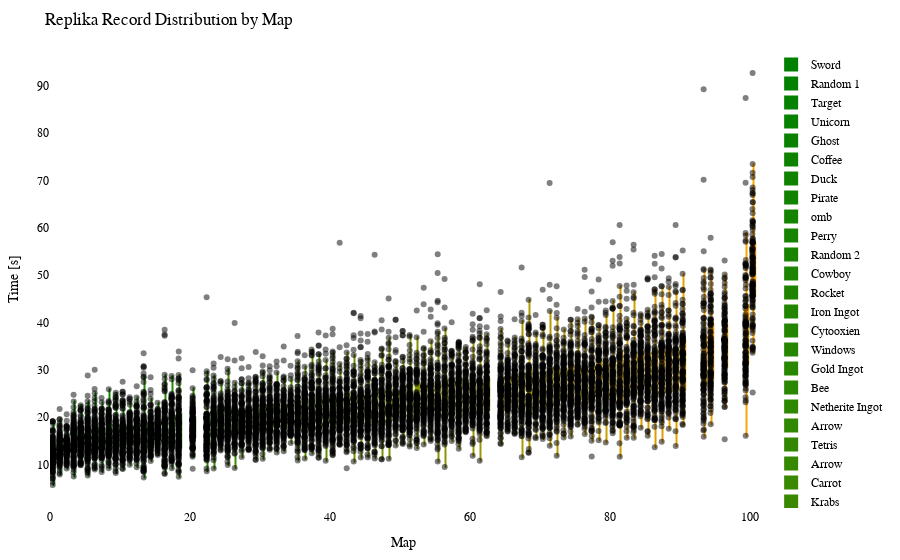

This figure's notebook cell:
### Code cell
import plotly.graph_objects as go
import plotly.io as pio
from matplotlib.colors import LinearSegmentedColormap, to_hex

df = getRecordsDataframe(minigame="Replika")

# sort df columns by mean value 
df = df.reindex(df.mean().sort_values().index, axis=1)

# drop sum column
df = df.drop(columns=["Sum"])

# replace 25 with NaN
df = df.replace(25, np.nan)

# remove "ms " from column names
df.columns = df.columns.str.replace('ms ', '')

# Exclude the first column (assuming it's the column you don't want to include)
df_to_html = df.iloc[:, 1:]

# Calculate the offset for centering the data points
num_columns = len(df_to_html.columns)
offset = 0.5

# Create a green to orange gradient
cmap = LinearSegmentedColormap.from_list("green_orange", ["green", "orange"])
colors = [to_hex(cmap(i / (num_columns - 1))) for i in range(num_columns)]

# Create a Swarm plot using Plotly
fig = go.Figure()

for i, (column, color) in enumerate(zip(df_to_html.columns, colors)):
    x_values = [i + offset] * len(df_to_html[column])  # Adjust x-values with offset for horizontal centering
    fig.add_trace(go.Box(x=x_values,
                         y=df_to_html[column],
                         name=column,
                         boxpoints='all',
                         pointpos=-0.5,  # Adjust point position to prevent overlapping
                         marker=dict(color='rgba(0,0,0,0.5)', size=6),  # Adjust marker color and size
                         line=dict(color=color),
                         fillcolor=color,
                         hovertext=df_to_html.index,
                         hoverinfo='name+text+y',
                         showlegend=True))

fig.update_layout(title="Replika Record Distribution by Map",
                  xaxis=dict(title="Map"),
                  yaxis=dict(title="Time [s]"),
                  showlegend=True,
                  font=dict(family="Arial", size=12, color="black"),  # Customize font
                  plot_bgcolor="white",  # Set background color
                  margin=dict(l=50, r=50, t=50, b=50),  # Adjust margins for better layout
                  )

# Show the figure
fig.show()

# Export the plot to an HTML file
pio.write_html(fig, "out/repl_swarm_plot.html")

### Figure 1 — Plotly figure (JSON) as saved in the notebook; plotly's stock layout.template omitted (floating-point values rounded to 4 significant figures; data arrays with more than 128 entries replaced by an {"elided": "..."} marker saying what was removed)
{"data": [{"boxpoints": "all", "fillcolor": "#008000", "hoverinfo": "name+text+y", "hovertext": {"elided": "217 str values"}, "line": {"color": "#008000"}, "marker": {"color": "rgba(0,0,0,0.5)", "size": 6}, "name": "Sword", "pointpos": -0.5, "showlegend": true, "type": "box", "x": {"elided": "217 float values"}, "y": {"elided": "217 float values"}}, {"boxpoints": "all", "fillcolor": "#028000", "hoverinfo": "name+text+y", "hovertext": {"elided": "217 str values"}, "line": {"color": "#028000"}, "marker": {"color": "rgba(0,0,0,0.5)", "size": 6}, "name": "Random 1", "pointpos": -0.5, "showlegend": true, "type": "box", "x": {"elided": "217 float values"}, "y": {"elided": "217 float values"}}, {"boxpoints": "all", "fillcolor": "#058100", "hoverinfo": "name+text+y", "hovertext": {"elided": "217 str values"}, "line": {"color": "#058100"}, "marker": {"color": "rgba(0,0,0,0.5)", "size": 6}, "name": "Target", "pointpos": -0.5, "showlegend": true, "type": "box", "x": {"elided": "217 float values"}, "y": {"elided": "217 float values"}}, {"boxpoints": "all", "fillcolor": "#078100", "hoverinfo": "name+text+y", "hovertext": {"elided": "217 str values"}, "line": {"color": "#078100"}, "marker": {"color": "rgba(0,0,0,0.5)", "size": 6}, "name": "Unicorn", "pointpos": -0.5, "showlegend": true, "type": "box", "x": {"elided": "217 float values"}, "y": {"elided": "217 float values"}}, {"boxpoints": "all", "fillcolor": "#0a8100", "hoverinfo": "name+text+y", "hovertext": {"elided": "217 str values"}, "line": {"color": "#0a8100"}, "marker": {"color": "rgba(0,0,0,0.5)", "size": 6}, "name": "Ghost", "pointpos": -0.5, "showlegend": true, "type": "box", "x": {"elided": "217 float values"}, "y": {"elided": "217 float values"}}, {"boxpoints": "all", "fillcolor": "#0c8200", "hoverinfo": "name+text+y", "hovertext": {"elided": "217 str values"}, "line": {"color": "#0c8200"}, "marker": {"color": "rgba(0,0,0,0.5)", "size": 6}, "name": "Coffee", "pointpos": -0.5, "showlegend": true, "type": "box", "x": {"elided": "217 float values"}, "y": {"elided": "217 float values"}}, {"boxpoints": "all", "fillcolor": "#0f8200", "hoverinfo": "name+text+y", "hovertext": {"elided": "217 str values"}, "line": {"color": "#0f8200"}, "marker": {"color": "rgba(0,0,0,0.5)", "size": 6}, "name": "Duck", "pointpos": -0.5, "showlegend": true, "type": "box", "x": {"elided": "217 float values"}, "y": {"elided": "217 float values"}}, {"boxpoints": "all", "fillcolor": "#118200", "hoverinfo": "name+text+y", "hovertext": {"elided": "217 str values"}, "line": {"color": "#118200"}, "marker": {"color": "rgba(0,0,0,0.5)", "size": 6}, "name": "Pirate", "pointpos": -0.5, "showlegend": true, "type": "box", "x": {"elided": "217 float values"}, "y": {"elided": "217 float values"}}, {"boxpoints": "all", "fillcolor": "#148300", "hoverinfo": "name+text+y", "hovertext": {"elided": "217 str values"}, "line": {"color": "#148300"}, "marker": {"color": "rgba(0,0,0,0.5)", "size": 6}, "name": "omb", "pointpos": -0.5, "showlegend": true, "type": "box", "x": {"elided": "217 float values"}, "y": {"elided": "217 float values"}}, {"boxpoints": "all", "fillcolor": "#178300", "hoverinfo": "name+text+y", "hovertext": {"elided": "217 str values"}, "line": {"color": "#178300"}, "marker": {"color": "rgba(0,0,0,0.5)", "size": 6}, "name": "Perry", "pointpos": -0.5, "showlegend": true, "type": "box", "x": {"elided": "217 float values"}, "y": {"elided": "217 float values"}}, {"boxpoints": "all", "fillcolor": "#198400", "hoverinfo": "name+text+y", "hovertext": {"elided": "217 str values"}, "line": {"color": "#198400"}, "marker": {"color": "rgba(0,0,0,0.5)", "size": 6}, "name": "Random 2", "pointpos": -0.5, "showlegend": true, "type": "box", "x": {"elided": "217 float values"}, "y": {"elided": "217 float values"}}, {"boxpoints": "all", "fillcolor": "#1c8400", "hoverinfo": "name+text+y", "hovertext": {"elided": "217 str values"}, "line": {"color": "#1c8400"}, "marker": {"color": "rgba(0,0,0,0.5)", "size": 6}, "name": "Cowboy", "pointpos": -0.5, "showlegend": true, "type": "box", "x": {"elided": "217 float values"}, "y": {"elided": "217 float values"}}, {"boxpoints": "all", "fillcolor": "#1e8400", "hoverinfo": "name+text+y", "hovertext": {"elided": "217 str values"}, "line": {"color": "#1e8400"}, "marker": {"color": "rgba(0,0,0,0.5)", "size": 6}, "name": "Rocket", "pointpos": -0.5, "showlegend": true, "type": "box", "x": {"elided": "217 float values"}, "y": {"elided": "217 float values"}}, {"boxpoints": "all", "fillcolor": "#218500", "hoverinfo": "name+text+y", "hovertext": {"elided": "217 str values"}, "line": {"color": "#218500"}, "marker": {"color": "rgba(0,0,0,0.5)", "size": 6}, "name": "Iron Ingot", "pointpos": -0.5, "showlegend": true, "type": "box", "x": {"elided": "217 float values"}, "y": {"elided": "217 float values"}}, {"boxpoints": "all", "fillcolor": "#238500", "hoverinfo": "name+text+y", "hovertext": {"elided": "217 str values"}, "line": {"color": "#238500"}, "marker": {"color": "rgba(0,0,0,0.5)", "size": 6}, "name": "Cytooxien", "pointpos": -0.5, "showlegend": true, "type": "box", "x": {"elided": "217 float values"}, "y": {"elided": "217 float values"}}, {"boxpoints": "all", "fillcolor": "#268600", "hoverinfo": "name+text+y", "hovertext": {"elided": "217 str values"}, "line": {"color": "#268600"}, "marker": {"color": "rgba(0,0,0,0.5)", "size": 6}, "name": "Windows", "pointpos": -0.5, "showlegend": true, "type": "box", "x": {"elided": "217 float values"}, "y": {"elided": "217 float values"}}, {"boxpoints": "all", "fillcolor": "#288600", "hoverinfo": "name+text+y", "hovertext": {"elided": "217 str values"}, "line": {"color": "#288600"}, "marker": {"color": "rgba(0,0,0,0.5)", "size": 6}, "name": "Gold Ingot", "pointpos": -0.5, "showlegend": true, "type": "box", "x": {"elided": "217 float values"}, "y": {"elided": "217 float values"}}, {"boxpoints": "all", "fillcolor": "#2b8600", "hoverinfo": "name+text+y", "hovertext": {"elided": "217 str values"}, "line": {"color": "#2b8600"}, "marker": {"color": "rgba(0,0,0,0.5)", "size": 6}, "name": "Bee", "pointpos": -0.5, "showlegend": true, "type": "box", "x": {"elided": "217 float values"}, "y": {"elided": "217 float values"}}, {"boxpoints": "all", "fillcolor": "#2e8700", "hoverinfo": "name+text+y", "hovertext": {"elided": "217 str values"}, "line": {"color": "#2e8700"}, "marker": {"color": "rgba(0,0,0,0.5)", "size": 6}, "name": "Netherite Ingot", "pointpos": -0.5, "showlegend": true, "type": "box", "x": {"elided": "217 float values"}, "y": {"elided": "217 float values"}}, {"boxpoints": "all", "fillcolor": "#308700", "hoverinfo": "name+text+y", "hovertext": {"elided": "217 str values"}, "line": {"color": "#308700"}, "marker": {"color": "rgba(0,0,0,0.5)", "size": 6}, "name": "Arrow", "pointpos": -0.5, "showlegend": true, "type": "box", "x": {"elided": "217 float values"}, "y": {"elided": "217x2 float values"}}, {"boxpoints": "all", "fillcolor": "#338700", "hoverinfo": "name+text+y", "hovertext": {"elided": "217 str values"}, "line": {"color": "#338700"}, "marker": {"color": "rgba(0,0,0,0.5)", "size": 6}, "name": "Tetris", "pointpos": -0.5, "showlegend": true, "type": "box", "x": {"elided": "217 float values"}, "y": {"elided": "217 float values"}}, {"boxpoints": "all", "fillcolor": "#358800", "hoverinfo": "name+text+y", "hovertext": {"elided": "217 str values"}, "line": {"color": "#358800"}, "marker": {"color": "rgba(0,0,0,0.5)", "size": 6}, "name": "Arrow", "pointpos": -0.5, "showlegend": true, "type": "box", "x": {"elided": "217 float values"}, "y": {"elided": "217x2 float values"}}, {"boxpoints": "all", "fillcolor": "#388800", "hoverinfo": "name+text+y", "hovertext": {"elided": "217 str values"}, "line": {"color": "#388800"}, "marker": {"color": "rgba(0,0,0,0.5)", "size": 6}, "name": "Carrot", "pointpos": -0.5, "showlegend": true, "type": "box", "x": {"elided": "217 float values"}, "y": {"elided": "217 float values"}}, {"boxpoints": "all", "fillcolor": "#3a8800", "hoverinfo": "name+text+y", "hovertext": {"elided": "217 str values"}, "line": {"color": "#3a8800"}, "marker": {"color": "rgba(0,0,0,0.5)", "size": 6}, "name": "Krabs", "pointpos": -0.5, "showlegend": true, "type": "box", "x": {"elided": "217 float values"}, "y": {"elided": "217 float values"}}, {"boxpoints": "all", "fillcolor": "#3d8900", "hoverinfo": "name+text+y", "hovertext": {"elided": "217 str values"}, "line": {"color": "#3d8900"}, "marker": {"color": "rgba(0,0,0,0.5)", "size": 6}, "name": "Cookie", "pointpos": -0.5, "showlegend": true, "type": "box", "x": {"elided": "217 float values"}, "y": {"elided": "217 float values"}}, {"boxpoints": "all", "fillcolor": "#408900", "hoverinfo": "name+text+y", "hovertext": {"elided": "217 str values"}, "line": {"color": "#408900"}, "marker": {"color": "rgba(0,0,0,0.5)", "size": 6}, "name": "Poppy", "pointpos": -0.5, "showlegend": true, "type": "box", "x": {"elided": "217 float values"}, "y": {"elided": "217 float values"}}, {"boxpoints": "all", "fillcolor": "#428a00", "hoverinfo": "name+text+y", "hovertext": {"elided": "217 str values"}, "line": {"color": "#428a00"}, "marker": {"color": "rgba(0,0,0,0.5)", "size": 6}, "name": "Koopa", "pointpos": -0.5, "showlegend": true, "type": "box", "x": {"elided": "217 float values"}, "y": {"elided": "217 float values"}}, {"boxpoints": "all", "fillcolor": "#458a00", "hoverinfo": "name+text+y", "hovertext": {"elided": "217 str values"}, "line": {"color": "#458a00"}, "marker": {"color": "rgba(0,0,0,0.5)", "size": 6}, "name": "Water Temple", "pointpos": -0.5, "showlegend": true, "type": "box", "x": {"elided": "217 float values"}, "y": {"elided": "217 float values"}}, {"boxpoints": "all", "fillcolor": "#478a00", "hoverinfo": "name+text+y", "hovertext": {"elided": "217 str values"}, "line": {"color": "#478a00"}, "marker": {"color": "rgba(0,0,0,0.5)", "size": 6}, "name": "Twitch", "pointpos": -0.5, "showlegend": true, "type": "box", "x": {"elided": "217 float values"}, "y": {"elided": "217 float values"}}, {"boxpoints": "all", "fillcolor": "#4a8b00", "hoverinfo": "name+text+y", "hovertext": {"elided": "217 str values"}, "line": {"color": "#4a8b00"}, "marker": {"color": "rgba(0,0,0,0.5)", "size": 6}, "name": "Pacman Ghost", "pointpos": -0.5, "showlegend": true, "type": "box", "x": {"elided": "217 float values"}, "y": {"elided": "217 float values"}}, {"boxpoints": "all", "fillcolor": "#4c8b00", "hoverinfo": "name+text+y", "hovertext": {"elided": "217 str values"}, "line": {"color": "#4c8b00"}, "marker": {"color": "rgba(0,0,0,0.5)", "size": 6}, "name": "Mario", "pointpos": -0.5, "showlegend": true, "type": "box", "x": {"elided": "217 float values"}, "y": {"elided": "217 float values"}}, {"boxpoints": "all", "fillcolor": "#4f8b00", "hoverinfo": "name+text+y", "hovertext": {"elided": "217 str values"}, "line": {"color": "#4f8b00"}, "marker": {"color": "rgba(0,0,0,0.5)", "size": 6}, "name": "Poke Ball", "pointpos": -0.5, "showlegend": true, "type": "box", "x": {"elided": "217 float values"}, "y": {"elided": "217 float values"}}, {"boxpoints": "all", "fillcolor": "#518c00", "hoverinfo": "name+text+y", "hovertext": {"elided": "217 str values"}, "line": {"color": "#518c00"}, "marker": {"color": "rgba(0,0,0,0.5)", "size": 6}, "name": "Diskette", "pointpos": -0.5, "showlegend": true, "type": "box", "x": {"elided": "217 float values"}, "y": {"elided": "217 float values"}}, {"boxpoints": "all", "fillcolor": "#548c00", "hoverinfo": "name+text+y", "hovertext": {"elided": "217 str values"}, "line": {"color": "#548c00"}, "marker": {"color": "rgba(0,0,0,0.5)", "size": 6}, "name": "Controller", "pointpos": -0.5, "showlegend": true, "type": "box", "x": {"elided": "217 float values"}, "y": {"elided": "217 float values"}}, {"boxpoints": "all", "fillcolor": "#578d00", "hoverinfo": "name+text+y", "hovertext": {"elided": "217 str values"}, "line": {"color": "#578d00"}, "marker": {"color": "rgba(0,0,0,0.5)", "size": 6}, "name": "Camera", "pointpos": -0.5, "showlegend": true, "type": "box", "x": {"elided": "217 float values"}, "y": {"elided": "217 float values"}}, {"boxpoints": "all", "fillcolor": "#598d00", "hoverinfo": "name+text+y", "hovertext": {"elided": "217 str values"}, "line": {"color": "#598d00"}, "marker": {"color": "rgba(0,0,0,0.5)", "size": 6}, "name": "House", "pointpos": -0.5, "showlegend": true, "type": "box", "x": {"elided": "217 float values"}, "y": {"elided": "217 float values"}}, {"boxpoints": "all", "fillcolor": "#5c8d00", "hoverinfo": "name+text+y", "hovertext": {"elided": "217 str values"}, "line": {"color": "#5c8d00"}, "marker": {"color": "rgba(0,0,0,0.5)", "size": 6}, "name": "Caterpie", "pointpos": -0.5, "showlegend": true, "type": "box", "x": {"elided": "217 float values"}, "y": {"elided": "217 float values"}}, {"boxpoints": "all", "fillcolor": "#5e8e00", "hoverinfo": "name+text+y", "hovertext": {"elided": "217 str values"}, "line": {"color": "#5e8e00"}, "marker": {"color": "rgba(0,0,0,0.5)", "size": 6}, "name": "YouTube", "pointpos": -0.5, "showlegend": true, "type": "box", "x": {"elided": "217 float values"}, "y": {"elided": "217 float values"}}, {"boxpoints": "all", "fillcolor": "#618e00", "hoverinfo": "name+text+y", "hovertext": {"elided": "217 str values"}, "line": {"color": "#618e00"}, "marker": {"color": "rgba(0,0,0,0.5)", "size": 6}, "name": "Sonic", "pointpos": -0.5, "showlegend": true, "type": "box", "x": {"elided": "217 float values"}, "y": {"elided": "217 float values"}}, {"boxpoints": "all", "fillcolor": "#638e00", "hoverinfo": "name+text+y", "hovertext": {"elided": "217 str values"}, "line": {"color": "#638e00"}, "marker": {"color": "rgba(0,0,0,0.5)", "size": 6}, "name": "Parrot", "pointpos": -0.5, "showlegend": true, "type": "box", "x": {"elided": "217 float values"}, "y": {"elided": "217 float values"}}, {"boxpoints": "all", "fillcolor": "#668f00", "hoverinfo": "name+text+y", "hovertext": {"elided": "217 str values"}, "line": {"color": "#668f00"}, "marker": {"color": "rgba(0,0,0,0.5)", "size": 6}, "name": "Chicken", "pointpos": -0.5, "showlegend": true, "type": "box", "x": {"elided": "217 float values"}, "y": {"elided": "217 float values"}}, {"boxpoints": "all", "fillcolor": "#688f00", "hoverinfo": "name+text+y", "hovertext": {"elided": "217 str values"}, "line": {"color": "#688f00"}, "marker": {"color": "rgba(0,0,0,0.5)", "size": 6}, "name": "Twitter", "pointpos": -0.5, "showlegend": true, "type": "box", "x": {"elided": "217 float values"}, "y": {"elided": "217 float values"}}, {"boxpoints": "all", "fillcolor": "#6b9000", "hoverinfo": "name+text+y", "hovertext": {"elided": "217 str values"}, "line": {"color": "#6b9000"}, "marker": {"color": "rgba(0,0,0,0.5)", "size": 6}, "name": "Excavator", "pointpos": -0.5, "showlegend": true, "type": "box", "x": {"elided": "217 float values"}, "y": {"elided": "217 float values"}}, {"boxpoints": "all", "fillcolor": "#6e9000", "hoverinfo": "name+text+y", "hovertext": {"elided": "217 str values"}, "line": {"color": "#6e9000"}, "marker": {"color": "rgba(0,0,0,0.5)", "size": 6}, "name": "Baby Yoda", "pointpos": -0.5, "showlegend": true, "type": "box", "x": {"elided": "217 float values"}, "y": {"elided": "217 float values"}}, {"boxpoints": "all", "fillcolor": "#709000", "hoverinfo": "name+text+y", "hovertext": {"elided": "217 str values"}, "line": {"color": "#709000"}, "marker": {"color": "rgba(0,0,0,0.5)", "size": 6}, "name": "Frog", "pointpos": -0.5, "showlegend": true, "type": "box", "x": {"elided": "217 float values"}, "y": {"elided": "217 float values"}}, {"boxpoints": "all", "fillcolor": "#739100", "hoverinfo": "name+text+y", "hovertext": {"elided": "217 str values"}, "line": {"color": "#739100"}, "marker": {"color": "rgba(0,0,0,0.5)", "size": 6}, "name": "of Meat", "pointpos": -0.5, "showlegend": true, "type": "box", "x": {"elided": "217 float values"}, "y": {"elided": "217 float values"}}, {"boxpoints": "all", "fillcolor": "#759100", "hoverinfo": "name+text+y", "hovertext": {"elided": "217 str values"}, "line": {"color": "#759100"}, "marker": {"color": "rgba(0,0,0,0.5)", "size": 6}, "name": "Egg", "pointpos": -0.5, "showlegend": true, "type": "box", "x": {"elided": "217 float values"}, "y": {"elided": "217 float values"}}, {"boxpoints": "all", "fillcolor": "#789100", "hoverinfo": "name+text+y", "hovertext": {"elided": "217 str values"}, "line": {"color": "#789100"}, "marker": {"color": "rgba(0,0,0,0.5)", "size": 6}, "name": "Fox", "pointpos": -0.5, "showlegend": true, "type": "box", "x": {"elided": "217 float values"}, "y": {"elided": "217 float values"}}, {"boxpoints": "all", "fillcolor": "#7a9200", "hoverinfo": "name+text+y", "hovertext": {"elided": "217 str values"}, "line": {"color": "#7a9200"}, "marker": {"color": "rgba(0,0,0,0.5)", "size": 6}, "name": "The Sea", "pointpos": -0.5, "showlegend": true, "type": "box", "x": {"elided": "217 float values"}, "y": {"elided": "217 float values"}}, {"boxpoints": "all", "fillcolor": "#7d9200", "hoverinfo": "name+text+y", "hovertext": {"elided": "217 str values"}, "line": {"color": "#7d9200"}, "marker": {"color": "rgba(0,0,0,0.5)", "size": 6}, "name": "Thinking 2", "pointpos": -0.5, "showlegend": true, "type": "box", "x": {"elided": "217 float values"}, "y": {"elided": "217 float values"}}, {"boxpoints": "all", "fillcolor": "#809300", "hoverinfo": "name+text+y", "hovertext": {"elided": "217 str values"}, "line": {"color": "#809300"}, "marker": {"color": "rgba(0,0,0,0.5)", "size": 6}, "name": "Thinking", "pointpos": -0.5, "showlegend": true, "type": "box", "x": {"elided": "217 float values"}, "y": {"elided": "217 float values"}}, {"boxpoints": "all", "fillcolor": "#829300", "hoverinfo": "name+text+y", "hovertext": {"elided": "217 str values"}, "line": {"color": "#829300"}, "marker": {"color": "rgba(0,0,0,0.5)", "size": 6}, "name": "Tree", "pointpos": -0.5, "showlegend": true, "type": "box", "x": {"elided": "217 float values"}, "y": {"elided": "217 float values"}}, {"boxpoints": "all", "fillcolor": "#859300", "hoverinfo": "name+text+y", "hovertext": {"elided": "217 str values"}, "line": {"color": "#859300"}, "marker": {"color": "rgba(0,0,0,0.5)", "size": 6}, "name": "ppHop 2", "pointpos": -0.5, "showlegend": true, "type": "box", "x": {"elided": "217 float values"}, "y": {"elided": "217 float values"}}, {"boxpoints": "all", "fillcolor": "#879400", "hoverinfo": "name+text+y", "hovertext": {"elided": "217 str values"}, "line": {"color": "#879400"}, "marker": {"color": "rgba(0,0,0,0.5)", "size": 6}, "name": "Up", "pointpos": -0.5, "showlegend": true, "type": "box", "x": {"elided": "217 float values"}, "y": {"elided": "217 float values"}}, {"boxpoints": "all", "fillcolor": "#8a9400", "hoverinfo": "name+text+y", "hovertext": {"elided": "217 str values"}, "line": {"color": "#8a9400"}, "marker": {"color": "rgba(0,0,0,0.5)", "size": 6}, "name": "Heart", "pointpos": -0.5, "showlegend": true, "type": "box", "x": {"elided": "217 float values"}, "y": {"elided": "217 float values"}}, {"boxpoints": "all", "fillcolor": "#8c9400", "hoverinfo": "name+text+y", "hovertext": {"elided": "217 str values"}, "line": {"color": "#8c9400"}, "marker": {"color": "rgba(0,0,0,0.5)", "size": 6}, "name": "Pizza", "pointpos": -0.5, "showlegend": true, "type": "box", "x": {"elided": "217 float values"}, "y": {"elided": "217 float values"}}, {"boxpoints": "all", "fillcolor": "#8f9500", "hoverinfo": "name+text+y", "hovertext": {"elided": "217 str values"}, "line": {"color": "#8f9500"}, "marker": {"color": "rgba(0,0,0,0.5)", "size": 6}, "name": "Sheep", "pointpos": -0.5, "showlegend": true, "type": "box", "x": {"elided": "217 float values"}, "y": {"elided": "217 float values"}}, {"boxpoints": "all", "fillcolor": "#919500", "hoverinfo": "name+text+y", "hovertext": {"elided": "217 str values"}, "line": {"color": "#919500"}, "marker": {"color": "rgba(0,0,0,0.5)", "size": 6}, "name": "Skeleton", "pointpos": -0.5, "showlegend": true, "type": "box", "x": {"elided": "217 float values"}, "y": {"elided": "217 float values"}}, {"boxpoints": "all", "fillcolor": "#949500", "hoverinfo": "name+text+y", "hovertext": {"elided": "217 str values"}, "line": {"color": "#949500"}, "marker": {"color": "rgba(0,0,0,0.5)", "size": 6}, "name": "French Fries", "pointpos": -0.5, "showlegend": true, "type": "box", "x": {"elided": "217 float values"}, "y": {"elided": "217 float values"}}, {"boxpoints": "all", "fillcolor": "#979600", "hoverinfo": "name+text+y", "hovertext": {"elided": "217 str values"}, "line": {"color": "#979600"}, "marker": {"color": "rgba(0,0,0,0.5)", "size": 6}, "name": "Among Us", "pointpos": -0.5, "showlegend": true, "type": "box", "x": {"elided": "217 float values"}, "y": {"elided": "217 float values"}}, {"boxpoints": "all", "fillcolor": "#999600", "hoverinfo": "name+text+y", "hovertext": {"elided": "217 str values"}, "line": {"color": "#999600"}, "marker": {"color": "rgba(0,0,0,0.5)", "size": 6}, "name": "Mountain", "pointpos": -0.5, "showlegend": true, "type": "box", "x": {"elided": "217 float values"}, "y": {"elided": "217 float values"}}, {"boxpoints": "all", "fillcolor": "#9c9700", "hoverinfo": "name+text+y", "hovertext": {"elided": "217 str values"}, "line": {"color": "#9c9700"}, "marker": {"color": "rgba(0,0,0,0.5)", "size": 6}, "name": "Cherry", "pointpos": -0.5, "showlegend": true, "type": "box", "x": {"elided": "217 float values"}, "y": {"elided": "217 float values"}}, {"boxpoints": "all", "fillcolor": "#9e9700", "hoverinfo": "name+text+y", "hovertext": {"elided": "217 str values"}, "line": {"color": "#9e9700"}, "marker": {"color": "rgba(0,0,0,0.5)", "size": 6}, "name": "Hourglass", "pointpos": -0.5, "showlegend": true, "type": "box", "x": {"elided": "217 float values"}, "y": {"elided": "217 float values"}}, {"boxpoints": "all", "fillcolor": "#a19700", "hoverinfo": "name+text+y", "hovertext": {"elided": "217 str values"}, "line": {"color": "#a19700"}, "marker": {"color": "rgba(0,0,0,0.5)", "size": 6}, "name": "Cow", "pointpos": -0.5, "showlegend": true, "type": "box", "x": {"elided": "217 float values"}, "y": {"elided": "217x2 float values"}}, {"boxpoints": "all", "fillcolor": "#a39800", "hoverinfo": "name+text+y", "hovertext": {"elided": "217 str values"}, "line": {"color": "#a39800"}, "marker": {"color": "rgba(0,0,0,0.5)", "size": 6}, "name": "Wizard", "pointpos": -0.5, "showlegend": true, "type": "box", "x": {"elided": "217 float values"}, "y": {"elided": "217 float values"}}, {"boxpoints": "all", "fillcolor": "#a69800", "hoverinfo": "name+text+y", "hovertext": {"elided": "217 str values"}, "line": {"color": "#a69800"}, "marker": {"color": "rgba(0,0,0,0.5)", "size": 6}, "name": "Blue Monster", "pointpos": -0.5, "showlegend": true, "type": "box", "x": {"elided": "217 float values"}, "y": {"elided": "217 float values"}}, {"boxpoints": "all", "fillcolor": "#a89800", "hoverinfo": "name+text+y", "hovertext": {"elided": "217 str values"}, "line": {"color": "#a89800"}, "marker": {"color": "rgba(0,0,0,0.5)", "size": 6}, "name": "Galaxian Alien", "pointpos": -0.5, "showlegend": true, "type": "box", "x": {"elided": "217 float values"}, "y": {"elided": "217 float values"}}, {"boxpoints": "all", "fillcolor": "#ab9900", "hoverinfo": "name+text+y", "hovertext": {"elided": "217 str values"}, "line": {"color": "#ab9900"}, "marker": {"color": "rgba(0,0,0,0.5)", "size": 6}, "name": "Eevee", "pointpos": -0.5, "showlegend": true, "type": "box", "x": {"elided": "217 float values"}, "y": {"elided": "217 float values"}}, {"boxpoints": "all", "fillcolor": "#ae9900", "hoverinfo": "name+text+y", "hovertext": {"elided": "217 str values"}, "line": {"color": "#ae9900"}, "marker": {"color": "rgba(0,0,0,0.5)", "size": 6}, "name": "Penguin", "pointpos": -0.5, "showlegend": true, "type": "box", "x": {"elided": "217 float values"}, "y": {"elided": "217 float values"}}, {"boxpoints": "all", "fillcolor": "#b09a00", "hoverinfo": "name+text+y", "hovertext": {"elided": "217 str values"}, "line": {"color": "#b09a00"}, "marker": {"color": "rgba(0,0,0,0.5)", "size": 6}, "name": "Spider", "pointpos": -0.5, "showlegend": true, "type": "box", "x": {"elided": "217 float values"}, "y": {"elided": "217 float values"}}, {"boxpoints": "all", "fillcolor": "#b39a00", "hoverinfo": "name+text+y", "hovertext": {"elided": "217 str values"}, "line": {"color": "#b39a00"}, "marker": {"color": "rgba(0,0,0,0.5)", "size": 6}, "name": "ppHop 1", "pointpos": -0.5, "showlegend": true, "type": "box", "x": {"elided": "217 float values"}, "y": {"elided": "217 float values"}}, {"boxpoints": "all", "fillcolor": "#b59a00", "hoverinfo": "name+text+y", "hovertext": {"elided": "217 str values"}, "line": {"color": "#b59a00"}, "marker": {"color": "rgba(0,0,0,0.5)", "size": 6}, "name": "Zombie", "pointpos": -0.5, "showlegend": true, "type": "box", "x": {"elided": "217 float values"}, "y": {"elided": "217 float values"}}, {"boxpoints": "all", "fillcolor": "#b89b00", "hoverinfo": "name+text+y", "hovertext": {"elided": "217 str values"}, "line": {"color": "#b89b00"}, "marker": {"color": "rgba(0,0,0,0.5)", "size": 6}, "name": "Mouse", "pointpos": -0.5, "showlegend": true, "type": "box", "x": {"elided": "217 float values"}, "y": {"elided": "217 float values"}}, {"boxpoints": "all", "fillcolor": "#ba9b00", "hoverinfo": "name+text+y", "hovertext": {"elided": "217 str values"}, "line": {"color": "#ba9b00"}, "marker": {"color": "rgba(0,0,0,0.5)", "size": 6}, "name": "Slime", "pointpos": -0.5, "showlegend": true, "type": "box", "x": {"elided": "217 float values"}, "y": {"elided": "217 float values"}}, {"boxpoints": "all", "fillcolor": "#bd9b00", "hoverinfo": "name+text+y", "hovertext": {"elided": "217 str values"}, "line": {"color": "#bd9b00"}, "marker": {"color": "rgba(0,0,0,0.5)", "size": 6}, "name": "Turtle", "pointpos": -0.5, "showlegend": true, "type": "box", "x": {"elided": "217 float values"}, "y": {"elided": "217 float values"}}, {"boxpoints": "all", "fillcolor": "#c09c00", "hoverinfo": "name+text+y", "hovertext": {"elided": "217 str values"}, "line": {"color": "#c09c00"}, "marker": {"color": "rgba(0,0,0,0.5)", "size": 6}, "name": "Instagram", "pointpos": -0.5, "showlegend": true, "type": "box", "x": {"elided": "217 float values"}, "y": {"elided": "217 float values"}}, {"boxpoints": "all", "fillcolor": "#c29c00", "hoverinfo": "name+text+y", "hovertext": {"elided": "217 str values"}, "line": {"color": "#c29c00"}, "marker": {"color": "rgba(0,0,0,0.5)", "size": 6}, "name": "muss los", "pointpos": -0.5, "showlegend": true, "type": "box", "x": {"elided": "217 float values"}, "y": {"elided": "217 float values"}}, {"boxpoints": "all", "fillcolor": "#c59d00", "hoverinfo": "name+text+y", "hovertext": {"elided": "217 str values"}, "line": {"color": "#c59d00"}, "marker": {"color": "rgba(0,0,0,0.5)", "size": 6}, "name": "Skeleton Skull", "pointpos": -0.5, "showlegend": true, "type": "box", "x": {"elided": "217 float values"}, "y": {"elided": "217 float values"}}, {"boxpoints": "all", "fillcolor": "#c79d00", "hoverinfo": "name+text+y", "hovertext": {"elided": "217 str values"}, "line": {"color": "#c79d00"}, "marker": {"color": "rgba(0,0,0,0.5)", "size": 6}, "name": "Cake", "pointpos": -0.5, "showlegend": true, "type": "box", "x": {"elided": "217 float values"}, "y": {"elided": "217 float values"}}, {"boxpoints": "all", "fillcolor": "#ca9d00", "hoverinfo": "name+text+y", "hovertext": {"elided": "217 str values"}, "line": {"color": "#ca9d00"}, "marker": {"color": "rgba(0,0,0,0.5)", "size": 6}, "name": "Charizard", "pointpos": -0.5, "showlegend": true, "type": "box", "x": {"elided": "217 float values"}, "y": {"elided": "217 float values"}}, {"boxpoints": "all", "fillcolor": "#cc9e00", "hoverinfo": "name+text+y", "hovertext": {"elided": "217 str values"}, "line": {"color": "#cc9e00"}, "marker": {"color": "rgba(0,0,0,0.5)", "size": 6}, "name": "Blinky", "pointpos": -0.5, "showlegend": true, "type": "box", "x": {"elided": "217 float values"}, "y": {"elided": "217 float values"}}, {"boxpoints": "all", "fillcolor": "#cf9e00", "hoverinfo": "name+text+y", "hovertext": {"elided": "217 str values"}, "line": {"color": "#cf9e00"}, "marker": {"color": "rgba(0,0,0,0.5)", "size": 6}, "name": "Apple", "pointpos": -0.5, "showlegend": true, "type": "box", "x": {"elided": "217 float values"}, "y": {"elided": "217 float values"}}, {"boxpoints": "all", "fillcolor": "#d19e00", "hoverinfo": "name+text+y", "hovertext": {"elided": "217 str values"}, "line": {"color": "#d19e00"}, "marker": {"color": "rgba(0,0,0,0.5)", "size": 6}, "name": "Globe", "pointpos": -0.5, "showlegend": true, "type": "box", "x": {"elided": "217 float values"}, "y": {"elided": "217 float values"}}, {"boxpoints": "all", "fillcolor": "#d49f00", "hoverinfo": "name+text+y", "hovertext": {"elided": "217 str values"}, "line": {"color": "#d49f00"}, "marker": {"color": "rgba(0,0,0,0.5)", "size": 6}, "name": "Princess", "pointpos": -0.5, "showlegend": true, "type": "box", "x": {"elided": "217 float values"}, "y": {"elided": "217 float values"}}, {"boxpoints": "all", "fillcolor": "#d79f00", "hoverinfo": "name+text+y", "hovertext": {"elided": "217 str values"}, "line": {"color": "#d79f00"}, "marker": {"color": "rgba(0,0,0,0.5)", "size": 6}, "name": "TNT", "pointpos": -0.5, "showlegend": true, "type": "box", "x": {"elided": "217 float values"}, "y": {"elided": "217 float values"}}, {"boxpoints": "all", "fillcolor": "#d99f00", "hoverinfo": "name+text+y", "hovertext": {"elided": "217 str values"}, "line": {"color": "#d99f00"}, "marker": {"color": "rgba(0,0,0,0.5)", "size": 6}, "name": "Smurf", "pointpos": -0.5, "showlegend": true, "type": "box", "x": {"elided": "217 float values"}, "y": {"elided": "217 float values"}}, {"boxpoints": "all", "fillcolor": "#dca000", "hoverinfo": "name+text+y", "hovertext": {"elided": "217 str values"}, "line": {"color": "#dca000"}, "marker": {"color": "rgba(0,0,0,0.5)", "size": 6}, "name": "Kitty", "pointpos": -0.5, "showlegend": true, "type": "box", "x": {"elided": "217 float values"}, "y": {"elided": "217 float values"}}, {"boxpoints": "all", "fillcolor": "#dea000", "hoverinfo": "name+text+y", "hovertext": {"elided": "217 str values"}, "line": {"color": "#dea000"}, "marker": {"color": "rgba(0,0,0,0.5)", "size": 6}, "name": "Robin Hood", "pointpos": -0.5, "showlegend": true, "type": "box", "x": {"elided": "217 float values"}, "y": {"elided": "217 float values"}}, {"boxpoints": "all", "fillcolor": "#e1a100", "hoverinfo": "name+text+y", "hovertext": {"elided": "217 str values"}, "line": {"color": "#e1a100"}, "marker": {"color": "rgba(0,0,0,0.5)", "size": 6}, "name": "Mooshroom", "pointpos": -0.5, "showlegend": true, "type": "box", "x": {"elided": "217 float values"}, "y": {"elided": "217 float values"}}, {"boxpoints": "all", "fillcolor": "#e3a100", "hoverinfo": "name+text+y", "hovertext": {"elided": "217 str values"}, "line": {"color": "#e3a100"}, "marker": {"color": "rgba(0,0,0,0.5)", "size": 6}, "name": "Toad", "pointpos": -0.5, "showlegend": true, "type": "box", "x": {"elided": "217 float values"}, "y": {"elided": "217 float values"}}, {"boxpoints": "all", "fillcolor": "#e6a100", "hoverinfo": "name+text+y", "hovertext": {"elided": "217 str values"}, "line": {"color": "#e6a100"}, "marker": {"color": "rgba(0,0,0,0.5)", "size": 6}, "name": "Guardian", "pointpos": -0.5, "showlegend": true, "type": "box", "x": {"elided": "217 float values"}, "y": {"elided": "217 float values"}}, {"boxpoints": "all", "fillcolor": "#e8a200", "hoverinfo": "name+text+y", "hovertext": {"elided": "217 str values"}, "line": {"color": "#e8a200"}, "marker": {"color": "rgba(0,0,0,0.5)", "size": 6}, "name": "Doge", "pointpos": -0.5, "showlegend": true, "type": "box", "x": {"elided": "217 float values"}, "y": {"elided": "217x2 float values"}}, {"boxpoints": "all", "fillcolor": "#eba200", "hoverinfo": "name+text+y", "hovertext": {"elided": "217 str values"}, "line": {"color": "#eba200"}, "marker": {"color": "rgba(0,0,0,0.5)", "size": 6}, "name": "Cow", "pointpos": -0.5, "showlegend": true, "type": "box", "x": {"elided": "217 float values"}, "y": {"elided": "217x2 float values"}}, {"boxpoints": "all", "fillcolor": "#eea300", "hoverinfo": "name+text+y", "hovertext": {"elided": "217 str values"}, "line": {"color": "#eea300"}, "marker": {"color": "rgba(0,0,0,0.5)", "size": 6}, "name": "Ender Pearl", "pointpos": -0.5, "showlegend": true, "type": "box", "x": {"elided": "217 float values"}, "y": {"elided": "217 float values"}}, {"boxpoints": "all", "fillcolor": "#f0a300", "hoverinfo": "name+text+y", "hovertext": {"elided": "217 str values"}, "line": {"color": "#f0a300"}, "marker": {"color": "rgba(0,0,0,0.5)", "size": 6}, "name": "Kirby", "pointpos": -0.5, "showlegend": true, "type": "box", "x": {"elided": "217 float values"}, "y": {"elided": "217 float values"}}, {"boxpoints": "all", "fillcolor": "#f3a300", "hoverinfo": "name+text+y", "hovertext": {"elided": "217 str values"}, "line": {"color": "#f3a300"}, "marker": {"color": "rgba(0,0,0,0.5)", "size": 6}, "name": "Doge", "pointpos": -0.5, "showlegend": true, "type": "box", "x": {"elided": "217 float values"}, "y": {"elided": "217x2 float values"}}, {"boxpoints": "all", "fillcolor": "#f5a400", "hoverinfo": "name+text+y", "hovertext": {"elided": "217 str values"}, "line": {"color": "#f5a400"}, "marker": {"color": "rgba(0,0,0,0.5)", "size": 6}, "name": "Piranha Plant", "pointpos": -0.5, "showlegend": true, "type": "box", "x": {"elided": "217 float values"}, "y": {"elided": "217 float values"}}, {"boxpoints": "all", "fillcolor": "#f8a400", "hoverinfo": "name+text+y", "hovertext": {"elided": "217 str values"}, "line": {"color": "#f8a400"}, "marker": {"color": "rgba(0,0,0,0.5)", "size": 6}, "name": "Deadpool", "pointpos": -0.5, "showlegend": true, "type": "box", "x": {"elided": "217 float values"}, "y": {"elided": "217x2 float values"}}, {"boxpoints": "all", "fillcolor": "#faa400", "hoverinfo": "name+text+y", "hovertext": {"elided": "217 str values"}, "line": {"color": "#faa400"}, "marker": {"color": "rgba(0,0,0,0.5)", "size": 6}, "name": "Deadpool", "pointpos": -0.5, "showlegend": true, "type": "box", "x": {"elided": "217 float values"}, "y": {"elided": "217x2 float values"}}, {"boxpoints": "all", "fillcolor": "#fda500", "hoverinfo": "name+text+y", "hovertext": {"elided": "217 str values"}, "line": {"color": "#fda500"}, "marker": {"color": "rgba(0,0,0,0.5)", "size": 6}, "name": "Pikachu", "pointpos": -0.5, "showlegend": true, "type": "box", "x": {"elided": "217 float values"}, "y": {"elided": "217 float values"}}, {"boxpoints": "all", "fillcolor": "#ffa500", "hoverinfo": "name+text+y", "hovertext": {"elided": "217 str values"}, "line": {"color": "#ffa500"}, "marker": {"color": "rgba(0,0,0,0.5)", "size": 6}, "name": "Creeper", "pointpos": -0.5, "showlegend": true, "type": "box", "x": {"elided": "217 float values"}, "y": {"elided": "217 float values"}}], "layout": {"font": {"color": "black", "family": "Arial", "size": 12}, "margin": {"b": 50, "l": 50, "r": 50, "t": 50}, "plot_bgcolor": "white", "showlegend": true, "title": {"text": "Replika Record Distribution by Map"}, "xaxis": {"title": {"text": "Map"}}, "yaxis": {"title": {"text": "Time [s]"}}}}
